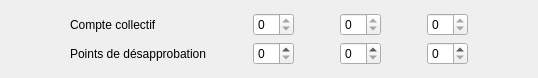
<?xml version="1.0" encoding="UTF-8"?>
<ui version="4.0">
 <class>Form</class>
 <widget class="QWidget" name="Form">
  <property name="geometry">
   <rect>
    <x>0</x>
    <y>0</y>
    <width>538</width>
    <height>78</height>
   </rect>
  </property>
  <property name="windowTitle">
   <string>Form</string>
  </property>
  <layout class="QVBoxLayout" name="verticalLayout_5">
   <item>
    <layout class="QHBoxLayout" name="horizontalLayout_4">
     <item>
      <spacer name="horizontalSpacer_7">
       <property name="orientation">
        <enum>Qt::Horizontal</enum>
       </property>
       <property name="sizeHint" stdset="0">
        <size>
         <width>40</width>
         <height>20</height>
        </size>
       </property>
      </spacer>
     </item>
     <item>
      <layout class="QHBoxLayout" name="horizontalLayout_3">
       <item>
        <layout class="QVBoxLayout" name="verticalLayout">
         <item>
          <widget class="QLabel" name="label_compte">
           <property name="text">
            <string>Compte collectif</string>
           </property>
          </widget>
         </item>
         <item>
          <widget class="QLabel" name="label_desapprobation">
           <property name="text">
            <string>Points de désapprobation</string>
           </property>
          </widget>
         </item>
        </layout>
       </item>
       <item>
        <spacer name="horizontalSpacer_6">
         <property name="orientation">
          <enum>Qt::Horizontal</enum>
         </property>
         <property name="sizeHint" stdset="0">
          <size>
           <width>40</width>
           <height>20</height>
          </size>
         </property>
        </spacer>
       </item>
       <item>
        <layout class="QVBoxLayout" name="verticalLayout_2">
         <item>
          <widget class="QSpinBox" name="spinBox_0">
           <property name="readOnly">
            <bool>true</bool>
           </property>
          </widget>
         </item>
         <item>
          <widget class="QSpinBox" name="spinBox_des_0"/>
         </item>
        </layout>
       </item>
       <item>
        <spacer name="horizontalSpacer_4">
         <property name="orientation">
          <enum>Qt::Horizontal</enum>
         </property>
         <property name="sizeHint" stdset="0">
          <size>
           <width>40</width>
           <height>20</height>
          </size>
         </property>
        </spacer>
       </item>
       <item>
        <layout class="QVBoxLayout" name="verticalLayout_3">
         <item>
          <widget class="QSpinBox" name="spinBox_1">
           <property name="readOnly">
            <bool>true</bool>
           </property>
          </widget>
         </item>
         <item>
          <widget class="QSpinBox" name="spinBox_des_1"/>
         </item>
        </layout>
       </item>
       <item>
        <spacer name="horizontalSpacer_5">
         <property name="orientation">
          <enum>Qt::Horizontal</enum>
         </property>
         <property name="sizeHint" stdset="0">
          <size>
           <width>40</width>
           <height>20</height>
          </size>
         </property>
        </spacer>
       </item>
       <item>
        <layout class="QVBoxLayout" name="verticalLayout_4">
         <item>
          <widget class="QSpinBox" name="spinBox_2">
           <property name="readOnly">
            <bool>true</bool>
           </property>
          </widget>
         </item>
         <item>
          <widget class="QSpinBox" name="spinBox_des_2"/>
         </item>
        </layout>
       </item>
      </layout>
     </item>
     <item>
      <spacer name="horizontalSpacer_8">
       <property name="orientation">
        <enum>Qt::Horizontal</enum>
       </property>
       <property name="sizeHint" stdset="0">
        <size>
         <width>40</width>
         <height>20</height>
        </size>
       </property>
      </spacer>
     </item>
    </layout>
   </item>
  </layout>
 </widget>
 <resources/>
 <connections/>
</ui>
